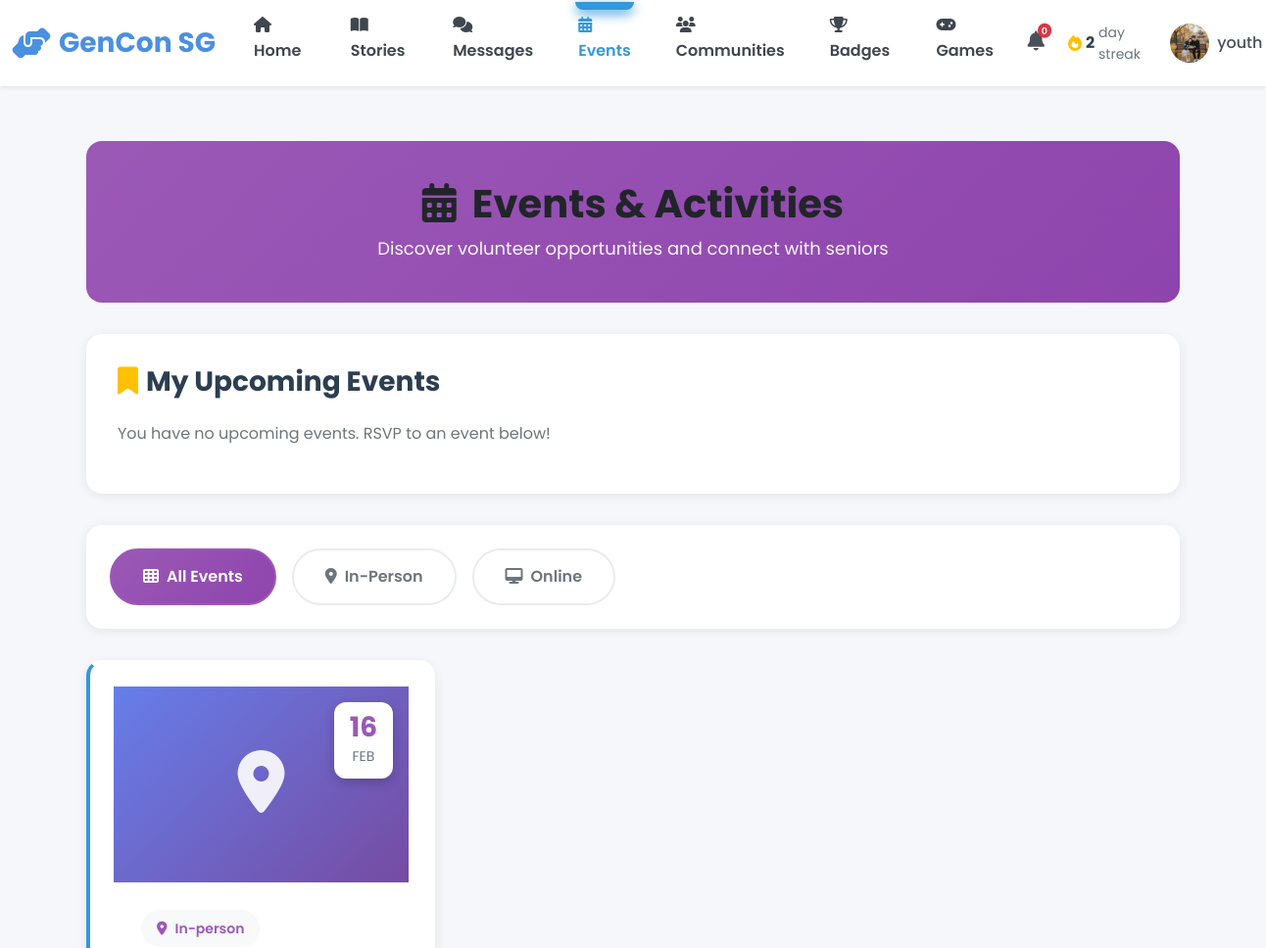
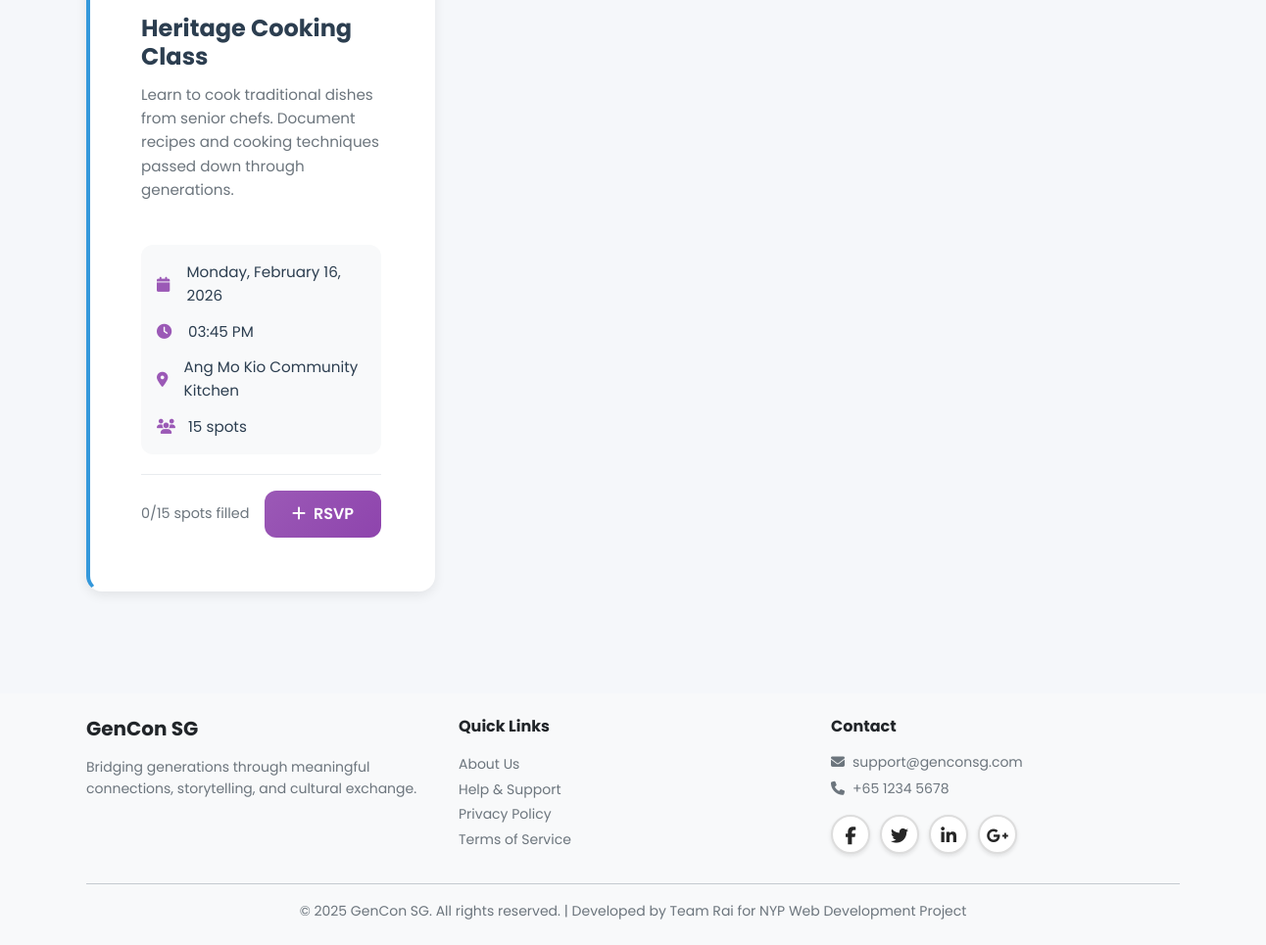
The page /youth/events (signed in) on the database as committed earlier (2 pictures, top to bottom).
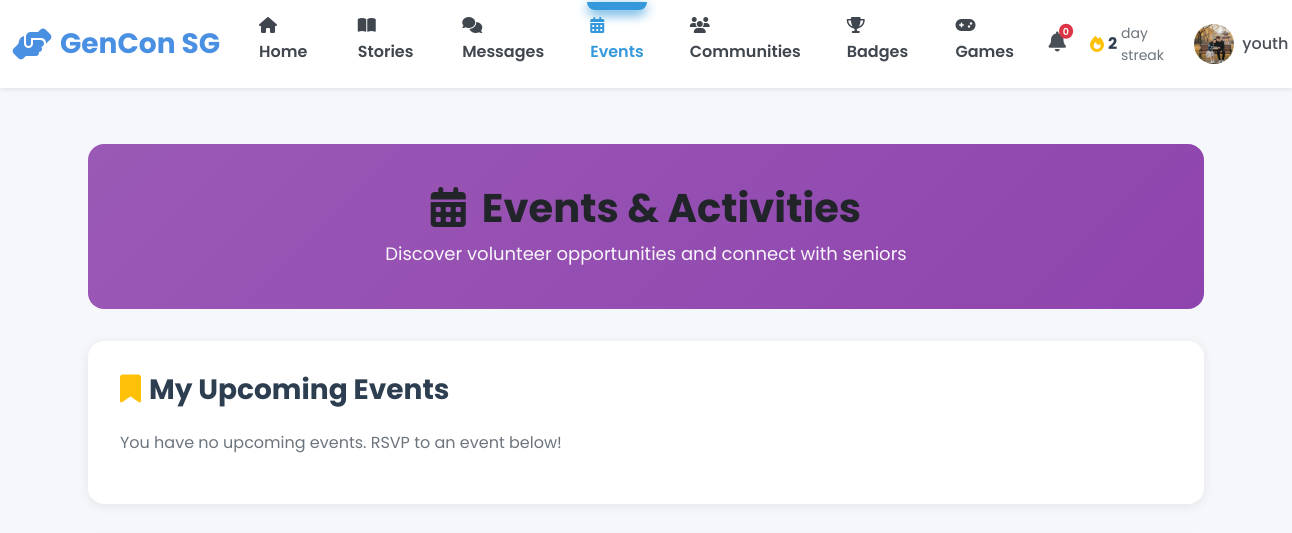
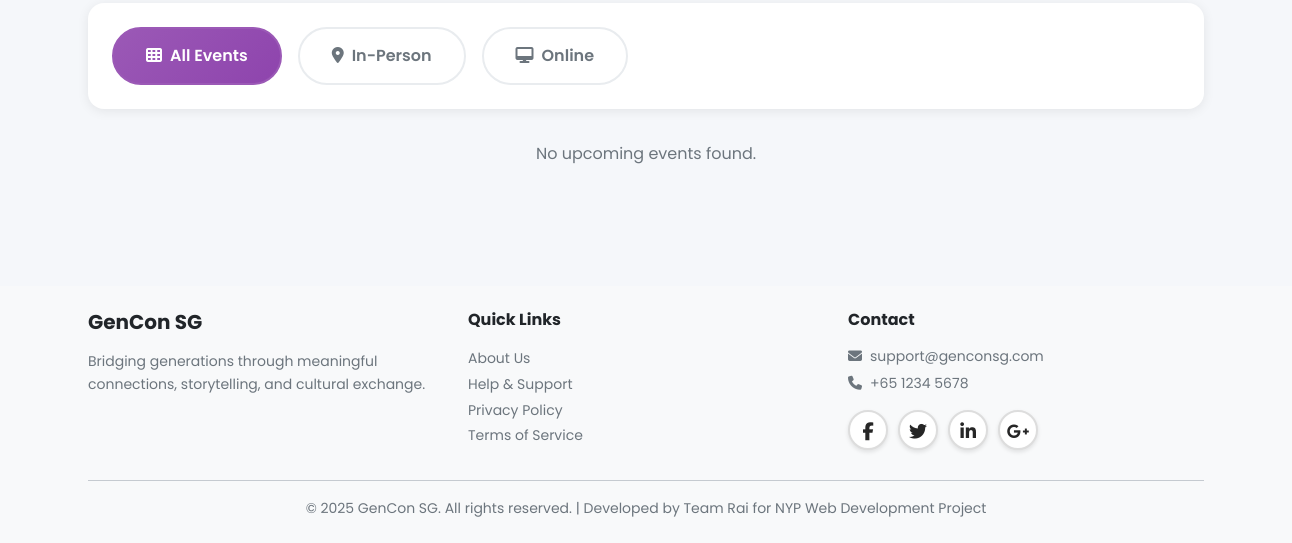
The same page on the database as committed later (2 pictures, top to bottom).
### models.py (models this page shows, shortened)
class Event(db.Model):
    __tablename__ = 'events'
    id = db.Column(db.Integer, primary_key=True)
    title = db.Column(db.String(200), nullable=False)
    description = db.Column(db.Text)
    event_type = db.Column(db.String(20), nullable=False)  # 'online' or 'in-person'
    location = db.Column(db.String(255))
    date = db.Column(db.DateTime, nullable=False, index=True)
    capacity = db.Column(db.Integer)
    created_by = db.Column(db.Integer, db.ForeignKey('users.id'), nullable=False)
    created_at = db.Column(db.DateTime, default=datetime.utcnow, nullable=False)
    creator = db.relationship('User')
    participants = db.relationship('EventParticipant', back_populates='event',
                                   lazy='dynamic', cascade='all, delete-orphan')

### blueprints/youth.py (the view)
@youth_bp.route('/events')
@login_required
def events():
    user_id = session['user_id']
    upcoming_events = Event.query.filter(Event.date >= datetime.utcnow()).order_by(Event.date).all()
    registered_event_ids = [p.event_id for p in EventParticipant.query.filter_by(user_id=user_id).all()]
    events_data = []
    my_events = []
    for event in upcoming_events:
        is_registered = event.id in registered_event_ids
        event_dict = {
            'id': event.id,
            'title': event.title,
            'description': event.description,
            'event_type': event.event_type,
            'location': event.location,
            'date': event.date,
            'capacity': event.capacity,
            'participants_count': event.participants.count(),
            'is_registered': is_registered,
            'is_full': event.capacity is not None and event.participants.count() >= event.capacity
        }
        events_data.append(event_dict)
        if is_registered:
            my_events.append(event_dict)
    return render_template('youth/events.html', events=events_data, my_events=my_events)

### app.py (called while the page is built)
@app.context_processor
def inject_user():
    user_streak = 0
    if 'user_id' in session:
        from models import Streak
        streak = Streak.query.filter_by(user_id=session['user_id']).first()
        if streak:
            user_streak = streak.current_streak
    return dict(session=session, user_streak=user_streak)

@app.after_request
def add_security_headers(response):
    csp = (
        "default-src 'self'; "
        "script-src 'self' 'unsafe-inline' 'unsafe-eval' blob: https://cdn.jsdelivr.net https://cdnjs.cloudflare.com; "
        "style-src 'self' 'unsafe-inline' https://cdn.jsdelivr.net https://cdnjs.cloudflare.com https://fonts.googleapis.com; "
        "font-src 'self' https://cdnjs.cloudflare.com https://fonts.gstatic.com; "
        "img-src 'self' data: blob: https:; "
        "connect-src 'self' ws: wss: https://cdn.jsdelivr.net https://cdnjs.cloudflare.com; "
        "worker-src 'self' blob:;"
    )
    response.headers['Content-Security-Policy'] = csp
    return response

@app.template_filter('format_date')
def format_date_filter(date, format='%B %d, %Y'):
    if date:
        return (date + timedelta(hours=8)).strftime(format)
    return ''

### templates/youth/events.html (shortened to what the changed rows need)
{% extends "base.html" %}
{% block content %}
<div class="container py-4">
    <div class="events-header text-center">
        <h1>
            <i class="fas fa-calendar-alt me-3"></i>Events & Activities
        </h1>
    </div>
    <div class="my-events-section">
        <h2><i class="fas fa-bookmark me-2 text-warning"></i>My Upcoming Events</h2>
    </div>
    <div class="row g-4">
        {% if events %}
            {% for event in events %}
            <div class="col-md-6 col-lg-4 d-flex align-items-stretch">
                <div class="event-card h-100 w-100" data-category="{{ event.event_type }}">
                    <div class="event-image {{ event.event_type }}">
                        <div class="event-date-badge">
                            <div class="day">{{ event.date|format_date('%d') }}</div>
                            <div class="month">{{ event.date|format_date('%b') }}</div>
                        </div>
                        <div class="event-icon">
                            <i class="fas {% if event.event_type == 'online' %}fa-desktop{% else %}fa-map-marker-alt{% endif %}"></i>
                        </div>
                    </div>
                    <div class="event-body d-flex flex-column h-100">
                        <div class="mb-3">
                            <span class="event-category">
                                <i class="fas {% if event.event_type == 'online' %}fa-desktop{% else %}fa-map-marker-alt{% endif %}"></i>
                                {{ event.event_type|capitalize }}
                            </span>
                        </div>
                        <h3 class="event-title">{{ event.title }}</h3>
                        <p class="event-description flex-grow-1">
                            {{ event.description }}
                        </p>
                        <div class="event-details mt-auto">
                            <div class="event-detail-item">
                                <i class="fas fa-calendar"></i>
                                <span>{{ event.date|format_date('%A, %B %d, %Y') }}</span>
                            </div>
                            <div class="event-detail-item">
                                <i class="fas fa-clock"></i>
                                <span>{{ event.date|format_date('%I:%M %p') }}</span>
                            </div>
                            <div class="event-detail-item">
                                <i class="fas fa-map-marker-alt"></i>
                                <span>{{ event.location }}</span>
                            </div>
                            <div class="event-detail-item">
                                <i class="fas fa-users"></i>
                                <span>{{ event.capacity or 'Unlimited' }} spots</span>
                            </div>
                        </div>
                        <div class="event-footer">
                            <div class="event-spots">
                                <span>{{ event.participants_count }}/{{ event.capacity or '∞' }} spots filled</span>
                            </div>
                            <button class="btn btn-rsvp
                                    {% if event.is_full and not event.is_registered %}full{% endif %}"
                                    data-id="{{ event.id }}"
                                    {% if event.is_full and not event.is_registered %}disabled{% endif %}>
                                {% if event.is_full and not event.is_registered %}
                                    <i class="fas fa-times me-2"></i>Full
                                {% elif event.is_registered %}
                                    <i class="fas fa-check me-2"></i>Registered
                                {% else %}
                                    <i class="fas fa-plus me-2"></i>RSVP
                                {% endif %}
                            </button>
                        </div>
                    </div>
                </div>
            </div>
            {% endfor %}
        {% else %}
        <div class="col-12">
            <p class="text-muted w-100 text-center">No upcoming events found.</p>
        </div>
        {% endif %}
    </div>
</div>
{% endblock %}

Rows that differ between the two databases and show on the page:
removed Event: date "16", date "FEB", event_type "In-person", title "Heritage Cooking Class", description "Learn to cook traditional dishes from senior chefs. Document recipes and cooking techniques passed down through generations.", date "Monday, February 16, 2026", date "03:45 PM", location "Ang Mo Kio Community Kitchen", capacity "15", participants_count "0"
Other text that changed with them:
text now shown: "No upcoming events found."
